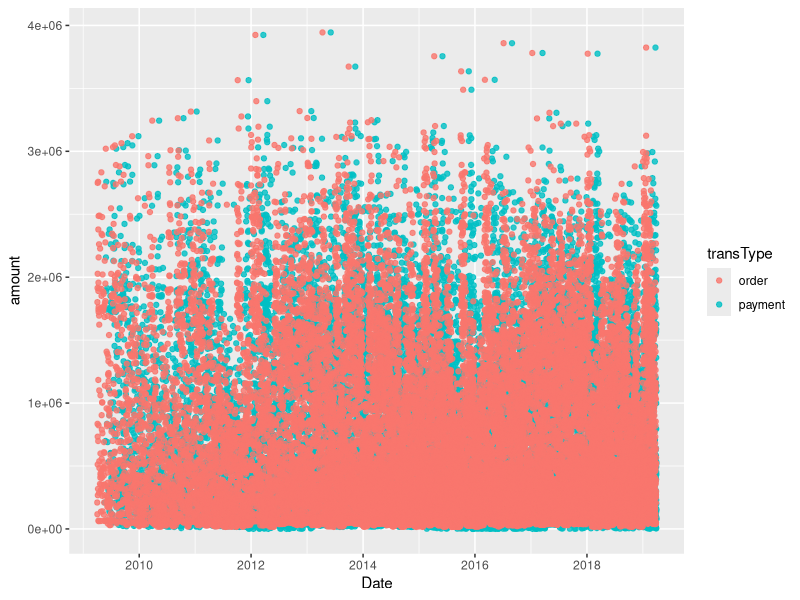

Write the R code that produced this figure.
## ---- chunk 1
knitr::opts_chunk$set(echo = TRUE)
library(knitr)  # load this to have access to knitr table printing functions (kable), etc.
library(ggplot2) # good graphics
library(data.table) # better than regular data frames
## ---- chunk 2
# load data files
dt.orders <- fread(file="orders.csv")
dt.payments <- fread(file="payments.csv")
dt.customers <- fread(file="customers.csv")
dt.econ <- fread(file="econ.csv")
## ---- chunk 3
# Join order on payments for example to have on table of transactions, row per customer-month
# data.table does fast joins, and you can select and transform columns at the same time
# doing here: output_table <- join_table[,select_transform_cols][base_table[,select_transform_cols], on=join_cols] 
# the normal way joins are done in data table is: output_table <- joint_table[base_table, on=join_cols]
dt.order.pmts <- dt.payments[,.(PaymentDate = as.Date(Date),OrderID,PaymentAmt = amount)][
  dt.orders[,.(OrderDate = as.Date(Date),OrderID,CustID,OrderAmt = amount)], on = c("OrderID")]
## ---- chunk 4
kable(dt.order.pmts[c(1:3,(nrow(dt.order.pmts)-3):nrow(dt.order.pmts))],
      aligh=c("r","r","r","r","r","r","r"),
      format.args = list(big.mark = ","))
## ---- chunk 5
chartdata <- rbindlist(list(dt.payments[,.(Date = as.Date(Date),OrderID,amount,transType = "payment")],
                            dt.orders[,.(Date = as.Date(Date),OrderID,amount,transType = "order")]))
ggplot(chartdata,aes(x=Date,y=amount,color=transType)) +
  geom_point(alpha=0.8)
